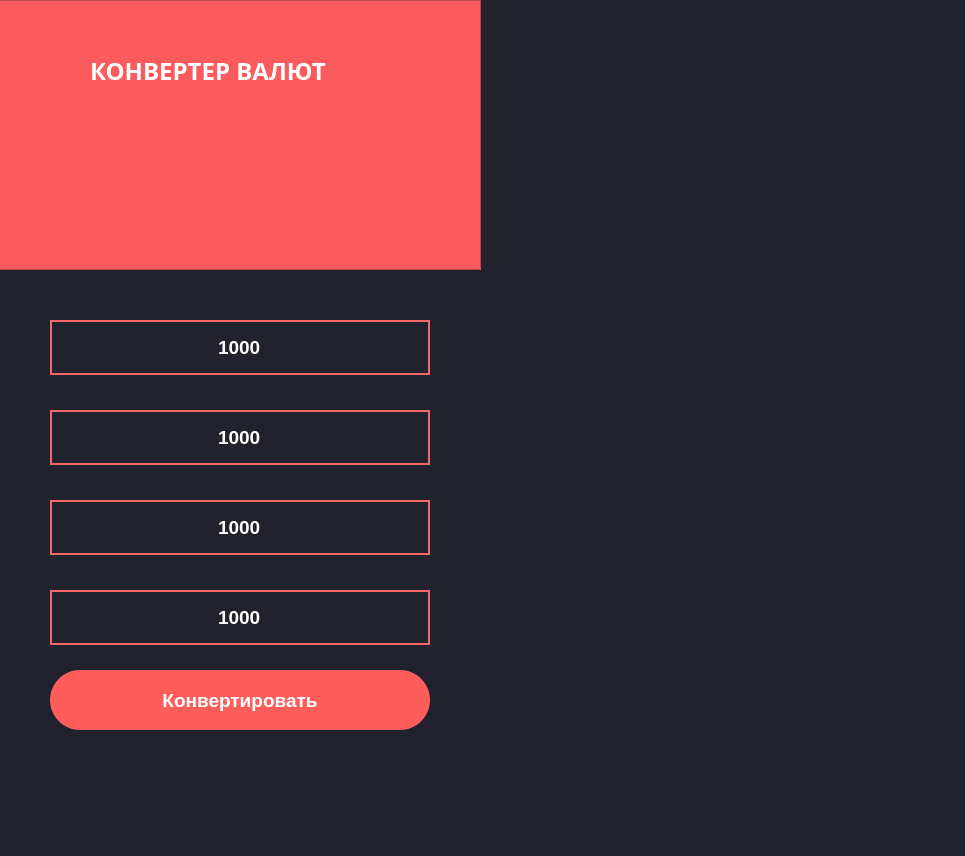
<?xml version="1.0" encoding="UTF-8"?>
<ui version="4.0">
 <class>MainWindow</class>
 <widget class="QMainWindow" name="MainWindow">
  <property name="geometry">
   <rect>
    <x>0</x>
    <y>0</y>
    <width>965</width>
    <height>856</height>
   </rect>
  </property>
  <property name="windowTitle">
   <string>MainWindow</string>
  </property>
  <widget class="QWidget" name="centralwidget">
   <property name="styleSheet">
    <string notr="true">background-color: #22222e</string>
   </property>
   <widget class="QFrame" name="frame">
    <property name="geometry">
     <rect>
      <x>-10</x>
      <y>0</y>
      <width>491</width>
      <height>270</height>
     </rect>
    </property>
    <property name="styleSheet">
     <string notr="true">background-color:#fb5b5d</string>
    </property>
    <property name="frameShape">
     <enum>QFrame::StyledPanel</enum>
    </property>
    <property name="frameShadow">
     <enum>QFrame::Raised</enum>
    </property>
    <widget class="QLabel" name="label">
     <property name="geometry">
      <rect>
       <x>100</x>
       <y>40</y>
       <width>341</width>
       <height>61</height>
      </rect>
     </property>
     <property name="font">
      <font>
       <family>Myanmar Text</family>
       <pointsize>18</pointsize>
       <weight>75</weight>
       <bold>true</bold>
      </font>
     </property>
     <property name="styleSheet">
      <string notr="true">color: white</string>
     </property>
     <property name="text">
      <string>КОНВЕРТЕР ВАЛЮТ</string>
     </property>
    </widget>
    <widget class="QLabel" name="label_2">
     <property name="geometry">
      <rect>
       <x>170</x>
       <y>90</y>
       <width>181</width>
       <height>171</height>
      </rect>
     </property>
     <property name="text">
      <string/>
     </property>
     <property name="pixmap">
      <pixmap>../exchanging.png</pixmap>
     </property>
    </widget>
   </widget>
   <widget class="QLineEdit" name="input_v">
    <property name="geometry">
     <rect>
      <x>50</x>
      <y>320</y>
      <width>380</width>
      <height>55</height>
     </rect>
    </property>
    <property name="font">
     <font>
      <family>MS Sans Serif</family>
      <pointsize>14</pointsize>
      <weight>75</weight>
      <bold>true</bold>
     </font>
    </property>
    <property name="styleSheet">
     <string notr="true">background-color:#22222e;
border: 2px solid #f66867;
border-radius: 30;
color: white
</string>
    </property>
    <property name="text">
     <string>1000</string>
    </property>
    <property name="alignment">
     <set>Qt::AlignCenter</set>
    </property>
   </widget>
   <widget class="QLineEdit" name="input_d">
    <property name="geometry">
     <rect>
      <x>50</x>
      <y>410</y>
      <width>380</width>
      <height>55</height>
     </rect>
    </property>
    <property name="font">
     <font>
      <family>MS Sans Serif</family>
      <pointsize>14</pointsize>
      <weight>75</weight>
      <bold>true</bold>
     </font>
    </property>
    <property name="styleSheet">
     <string notr="true">background-color:#22222e;
border: 2px solid #f66867;
border-radius: 30;
color: white
</string>
    </property>
    <property name="text">
     <string>1000</string>
    </property>
    <property name="alignment">
     <set>Qt::AlignCenter</set>
    </property>
   </widget>
   <widget class="QLineEdit" name="outpu_d">
    <property name="geometry">
     <rect>
      <x>50</x>
      <y>500</y>
      <width>380</width>
      <height>55</height>
     </rect>
    </property>
    <property name="font">
     <font>
      <family>MS Sans Serif</family>
      <pointsize>14</pointsize>
      <weight>75</weight>
      <bold>true</bold>
     </font>
    </property>
    <property name="styleSheet">
     <string notr="true">background-color:#22222e;
border: 2px solid #f66867;
border-radius: 30;
color: white
</string>
    </property>
    <property name="text">
     <string>1000</string>
    </property>
    <property name="alignment">
     <set>Qt::AlignCenter</set>
    </property>
   </widget>
   <widget class="QLineEdit" name="output_v">
    <property name="geometry">
     <rect>
      <x>50</x>
      <y>590</y>
      <width>380</width>
      <height>55</height>
     </rect>
    </property>
    <property name="font">
     <font>
      <family>MS Sans Serif</family>
      <pointsize>14</pointsize>
      <weight>75</weight>
      <bold>true</bold>
     </font>
    </property>
    <property name="styleSheet">
     <string notr="true">background-color:#22222e;
border: 2px solid #f66867;
border-radius: 30;
color: white
</string>
    </property>
    <property name="text">
     <string>1000</string>
    </property>
    <property name="alignment">
     <set>Qt::AlignCenter</set>
    </property>
   </widget>
   <widget class="QPushButton" name="pushButton">
    <property name="geometry">
     <rect>
      <x>50</x>
      <y>670</y>
      <width>380</width>
      <height>60</height>
     </rect>
    </property>
    <property name="font">
     <font>
      <pointsize>14</pointsize>
      <weight>75</weight>
      <bold>true</bold>
     </font>
    </property>
    <property name="styleSheet">
     <string notr="true">QPushButton{
    color: white;
	background-color: #fd5d5b;
	border-radius: 30;
}
QPushButton: pressed{ 
	background-color: #fa4244;
}</string>
    </property>
    <property name="text">
     <string>Конвертировать</string>
    </property>
   </widget>
  </widget>
 </widget>
 <resources/>
 <connections/>
</ui>
